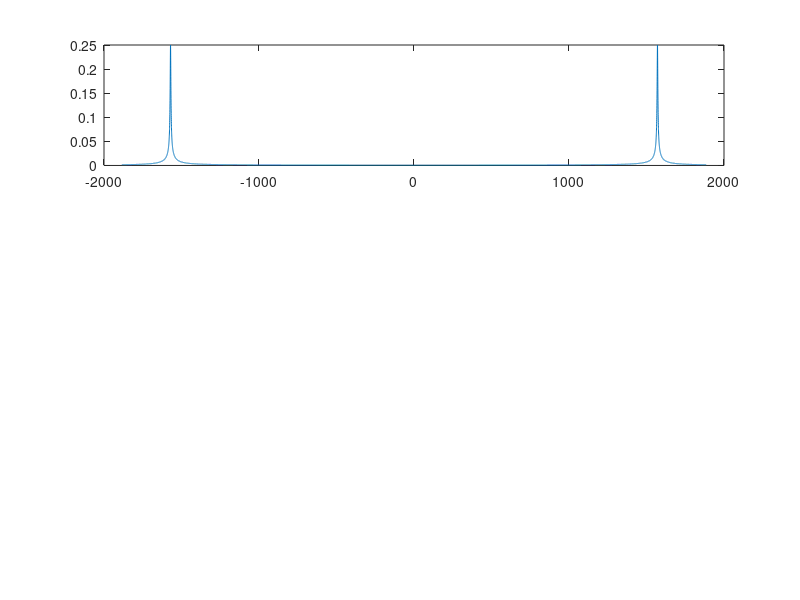

This figure's MATLAB source: (Note: this script raises an error after producing the figure.)
% Or Avner      203057781
% Ohad Wolski   308134220 55555

clear all; close all; clc;

F_c = 16000;


% Question no. 1
w0 = 2*pi*250;
w = linspace(-300*2*pi,300*2*pi,F_c);
X_F_w0 = (1/(2j))*(1./(2+1j*(w-w0)))-(1/(2j))*(1./(2+1j*(w+w0)));
figure(1);
subplot(3,1,1);
plot(w, abs(X_F_w0));
hold on;

% Question no. 2
w1 = 2*pi*250;
w2 = 2*pi*315;
w3 = 2*pi*375;
w4 = 2*pi*500;
t = linspace(0,4,4*F_c);
t_sec = linspace(0,1,F_c);
x_wn = @(t,wn) sin(wn.*t).*heaviside(t).*exp(-2.*t);
x_t = [arrayfun(@(t) x_wn(t,w1), t_sec) arrayfun(@(t) x_wn(t,w2), t_sec) arrayfun(@(t) x_wn(t,w3), t_sec) arrayfun(@(t) x_wn(t,w4), t_sec)];

soundsc(x_t,F_c);

% Question no. 3
index1 = 2.99*F_c;
index2 = 3.01*F_c;
t_cut = t(index1:index2);
x_t_cut = x_t(index1:index2);

figure(2);
subplot(2,1,1);
plot(t_cut, x_t_cut, ':');
xlim([2.99 3.01]);
ylim([-1 1]);
hold on;

subplot(2,1,2);
plot(t_cut, x_t_cut, ':');
xlim([2.99 3.01]);
ylim([-1 1]);
hold on;

% Question no. 4
Fs1 = 2000;
t_n1 = downsample(t, F_c/Fs1);
x_n1 = downsample(x_t, F_c/Fs1);
subplot(2,1,1);
stem(t_n1(2.99*Fs1:3.01*Fs1),x_n1(2.99*Fs1:3.01*Fs1));

Fs2 = 800;
t_n2 = downsample(t, F_c/Fs2);
x_n2 = downsample(x_t, F_c/Fs2);
subplot(2,1,2);
stem(t_n2(2.99*Fs2:3.01*Fs2),x_n2(2.99*Fs2:3.01*Fs2));


% Question no. 5
figure(1);
subplot(3,1,2);
X_k1 = fftshift(fft(x_n1));
w_k1 = linspace(-Fs1/2,Fs1/2,8000);
plot(w_k1, abs(X_k1));
xlim([-800 800]);

subplot(3,1,3);
X_k2 = fftshift(fft(x_n2));
w_k2 = linspace(-Fs2/2,Fs2/2,3200);
plot(w_k2, abs(X_k2));
xlim([-800 800]);


% Question no. 7
figure(2);
subplot(2, 1, 1);
x_comb1 = upsample(x_n1, F_c/Fs1);
t_sinc = linspace(-255/F_c,256/F_c,512);
sinc_rec1 = sinc((Fs1 * t_sinc));
x_ideal1 = conv(x_comb1, sinc_rec1, 'same');
plot(t_cut,x_ideal1(index1:index2));

subplot(2, 1, 2);
x_comb2 = upsample(x_n2, F_c/Fs2);
sinc_rec2 = sinc((Fs2 * t_sinc));
x_ideal2 = conv(x_comb2, sinc_rec2, 'same');
plot(t_cut,x_ideal2(index1:index2));


% Question no. 8
subplot(2, 1, 1);
zoh1 = [zeros(1,(F_c/Fs1)/2) ones(1,F_c/Fs1) zeros(1,(F_c/Fs1)/2)]; 
x_zoh1 = conv(x_comb1, zoh1, 'same');
plot(t_cut,x_zoh1(index1:index2));

subplot(2, 1, 2);
zoh2 = [zeros(1,(F_c/Fs2)/2) ones(1,F_c/Fs2) zeros(1,(F_c/Fs2)/2)]; 
x_zoh2 = conv(x_comb2, zoh2, 'same');
plot(t_cut,x_zoh2(index1:index2));


% Question no. 9
subplot(2, 1, 1);
foh1 = triang(2*F_c/Fs1); 
x_foh1 = conv(x_comb1, foh1, 'same');
plot(t_cut,x_foh1(index1:index2));

subplot(2, 1, 2);
foh2 = triang(2*F_c/Fs2); 
x_foh2 = conv(x_comb2, foh2, 'same');
plot(t_cut,x_foh2(index1:index2));

